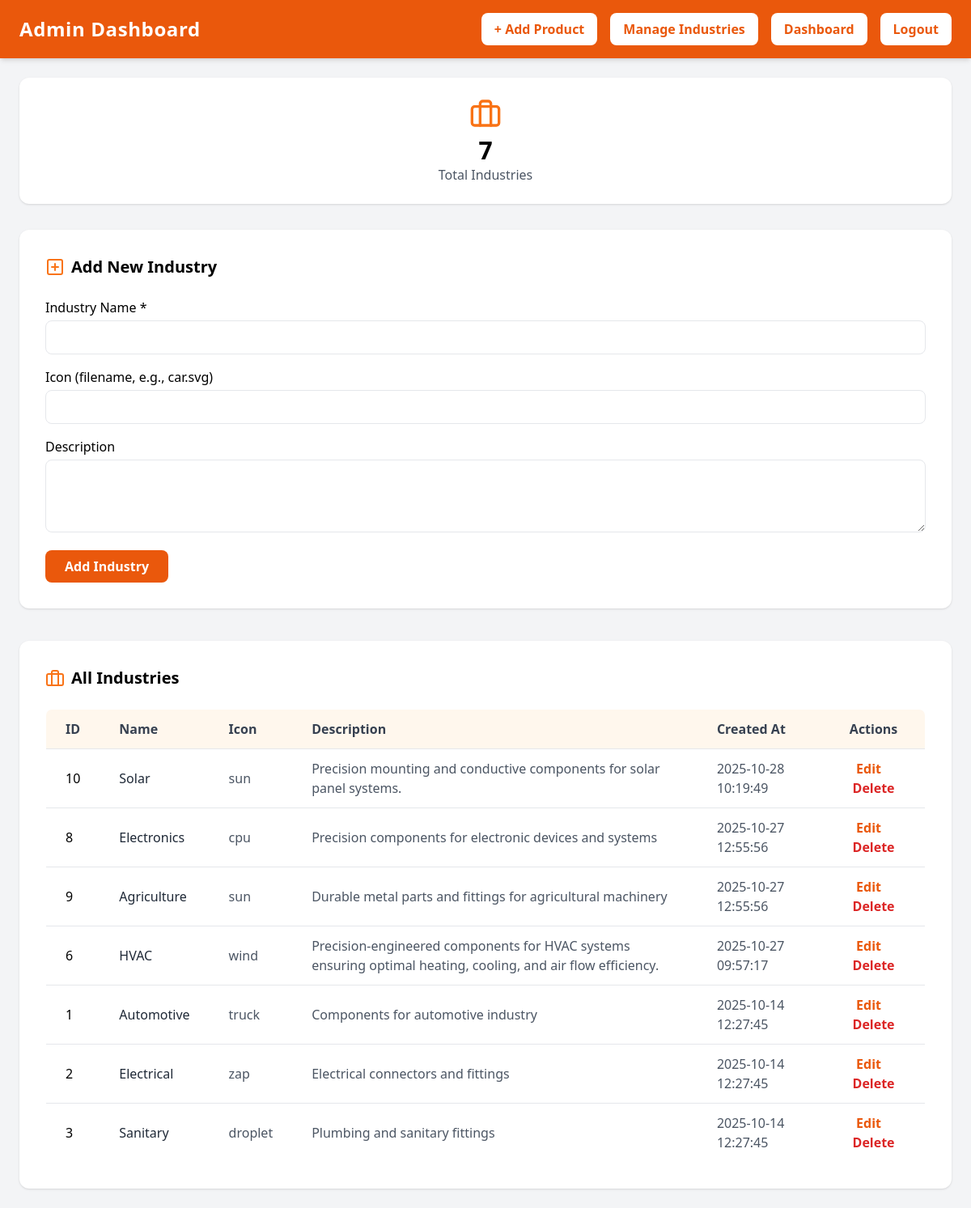
The app's page /admin/manage-industries.php (signed in) with its own data.
### tables this page shows
CREATE TABLE IF NOT EXISTS `industries` (
  `id` int(11) NOT NULL AUTO_INCREMENT,
  `name` varchar(100) NOT NULL,
  `icon` varchar(255) DEFAULT NULL,
  `description` text,
  `created_at` timestamp NULL DEFAULT CURRENT_TIMESTAMP,
  PRIMARY KEY (`id`)
);

### admin/manage-industries.php (the view, shortened to what this page needs)
<?php
include '../config.php';
$id = $name = $icon = $description = "";
$result = $conn->query("SELECT * FROM industries ORDER BY created_at DESC");
$industryCount = $conn->query("SELECT COUNT(*) as total FROM industries")->fetch_assoc()['total'];
?>
<!DOCTYPE html>
<html lang="en">
<head>
<script src="https://cdn.tailwindcss.com"></script>
</head>
<body class="bg-gray-100 min-h-screen flex flex-col">
<header class="bg-orange-600 text-white px-6 py-4 flex justify-between items-center shadow-md sticky top-0 z-50">
  <h1 class="text-2xl font-bold tracking-wide">Admin Dashboard</h1>
  <div class="flex items-center space-x-4">
    <a href="add-product.php" class="bg-white text-orange-600 px-4 py-2 rounded-lg font-semibold hover:bg-orange-50 transition">+ Add Product</a>
    <a href="manage-industries.php" class="bg-white text-orange-600 px-4 py-2 rounded-lg font-semibold hover:bg-orange-50 transition">Manage Industries</a>
    <a href="admin-dashboard.php" class="bg-white text-orange-600 px-4 py-2 rounded-lg font-semibold hover:bg-orange-50 transition">Dashboard</a>
    <a href="logout.php" class="bg-white text-orange-600 px-4 py-2 rounded-lg font-semibold hover:bg-orange-50 transition">Logout</a>
  </div>
</header>
<main class="flex-grow p-6 max-w-7xl mx-auto">
  <div class="grid grid-cols-1 md:grid-cols-1 gap-6 mb-8">
    <div class="bg-white p-6 rounded-xl shadow text-center">
      <i data-feather="briefcase" class="text-orange-500 w-10 h-10 mx-auto mb-2"></i>
      <h3 class="text-3xl font-bold"><?= $industryCount ?></h3>
      <p class="text-gray-600">Total Industries</p>
    </div>
  </div>
  <div class="bg-white p-8 rounded-xl shadow mb-10">
    <h2 class="text-xl font-bold mb-6 flex items-center">
      <i data-feather="plus-square" class="text-orange-500 w-6 h-6 mr-2"></i>
      <?= $id > 0 ? "Edit Industry" : "Add New Industry" ?>
    </h2>
    <form action="" method="post" class="space-y-4">
      <div>
        <label class="block font-medium mb-1">Industry Name *</label>
        <input type="text" name="name" value="<?= htmlspecialchars($name) ?>" class="w-full px-4 py-2 border rounded-lg focus:outline-none focus:ring-2 focus:ring-orange-400">
      </div>
      <div>
        <label class="block font-medium mb-1">Icon (filename, e.g., car.svg)</label>
        <input type="text" name="icon" value="<?= htmlspecialchars($icon) ?>" class="w-full px-4 py-2 border rounded-lg focus:outline-none focus:ring-2 focus:ring-orange-400">
      </div>
      <div>
        <label class="block font-medium mb-1">Description</label>
        <textarea name="description" rows="3" class="w-full px-4 py-2 border rounded-lg focus:outline-none focus:ring-2 focus:ring-orange-400"><?= htmlspecialchars($description) ?></textarea>
      </div>
      <button type="submit" class="bg-orange-600 text-white px-6 py-2 rounded-lg font-semibold hover:bg-orange-700 transition"><?= $id > 0 ? "Update Industry" : "Add Industry" ?></button>
    </form>
  </div>
  <div class="bg-white p-8 rounded-xl shadow">
    <h2 class="text-xl font-bold mb-6 flex items-center">
      <i data-feather="briefcase" class="text-orange-500 w-6 h-6 mr-2"></i> All Industries
    </h2>
    <div class="overflow-x-auto">
      <table class="min-w-full border border-gray-200 rounded-lg overflow-hidden">
        <thead class="bg-orange-50">
          <tr>
            <th class="px-6 py-3 text-left font-semibold text-gray-700 border-b">ID</th>
            <th class="px-6 py-3 text-left font-semibold text-gray-700 border-b">Name</th>
            <th class="px-6 py-3 text-left font-semibold text-gray-700 border-b">Icon</th>
            <th class="px-6 py-3 text-left font-semibold text-gray-700 border-b">Description</th>
            <th class="px-6 py-3 text-left font-semibold text-gray-700 border-b">Created At</th>
            <th class="px-6 py-3 text-center font-semibold text-gray-700 border-b">Actions</th>
          </tr>
        </thead>
        <tbody class="divide-y divide-gray-200">
          <?php if($result->num_rows > 0): ?>
            <?php while($row = $result->fetch_assoc()): ?>
              <tr class="hover:bg-orange-50">
                <td class="px-6 py-3"><?= $row['id'] ?></td>
                <td class="px-6 py-3 font-medium text-gray-800"><?= htmlspecialchars($row['name']) ?></td>
                <td class="px-6 py-3 text-gray-600"><?= $row['icon'] ?: '-' ?></td>
                <td class="px-6 py-3 text-gray-600"><?= $row['description'] ?: '-' ?></td>
                <td class="px-6 py-3 text-gray-600"><?= $row['created_at'] ?></td>
                <td class="px-6 py-3 text-center">
                  <a href="?edit_id=<?= $row['id'] ?>" class="text-orange-600 font-semibold mr-3 hover:text-orange-800">Edit</a>
                  <a href="?delete_id=<?= $row['id'] ?>" class="text-red-600 font-semibold hover:text-red-800" onclick="return confirm('Are you sure to delete?')">Delete</a>
                </td>
              </tr>
            <?php endwhile; ?>
          <?php else: ?>
            <tr><td colspan="6" class="text-center py-6 text-gray-500">No industries found.</td></tr>
          <?php endif; ?>
        </tbody>
      </table>
    </div>
  </div>
</main>
</body>
</html>

### records on screen
industries: id "10", name "Solar", icon "sun", description "Precision mounting and conductive components for solar panel systems.", created_at "2025-10-28 10:19:49"
industries: id "8", name "Electronics", icon "cpu", description "Precision components for electronic devices and systems", created_at "2025-10-27 12:55:56"
industries: id "9", name "Agriculture", icon "sun", description "Durable metal parts and fittings for agricultural machinery", created_at "2025-10-27 12:55:56"
industries: id "6", name "HVAC", icon "wind", description "Precision-engineered components for HVAC systems ensuring optimal heating, cooling, and air flow efficiency.", created_at "2025-10-27 09:57:17"
industries: id "1", name "Automotive", icon "truck", description "Components for automotive industry", created_at "2025-10-14 12:27:45"
industries: id "2", name "Electrical", icon "zap", description "Electrical connectors and fittings", created_at "2025-10-14 12:27:45"
industries: id "3", name "Sanitary", icon "droplet", description "Plumbing and sanitary fittings", created_at "2025-10-14 12:27:45"

### other values on screen
$industryCount "7"
